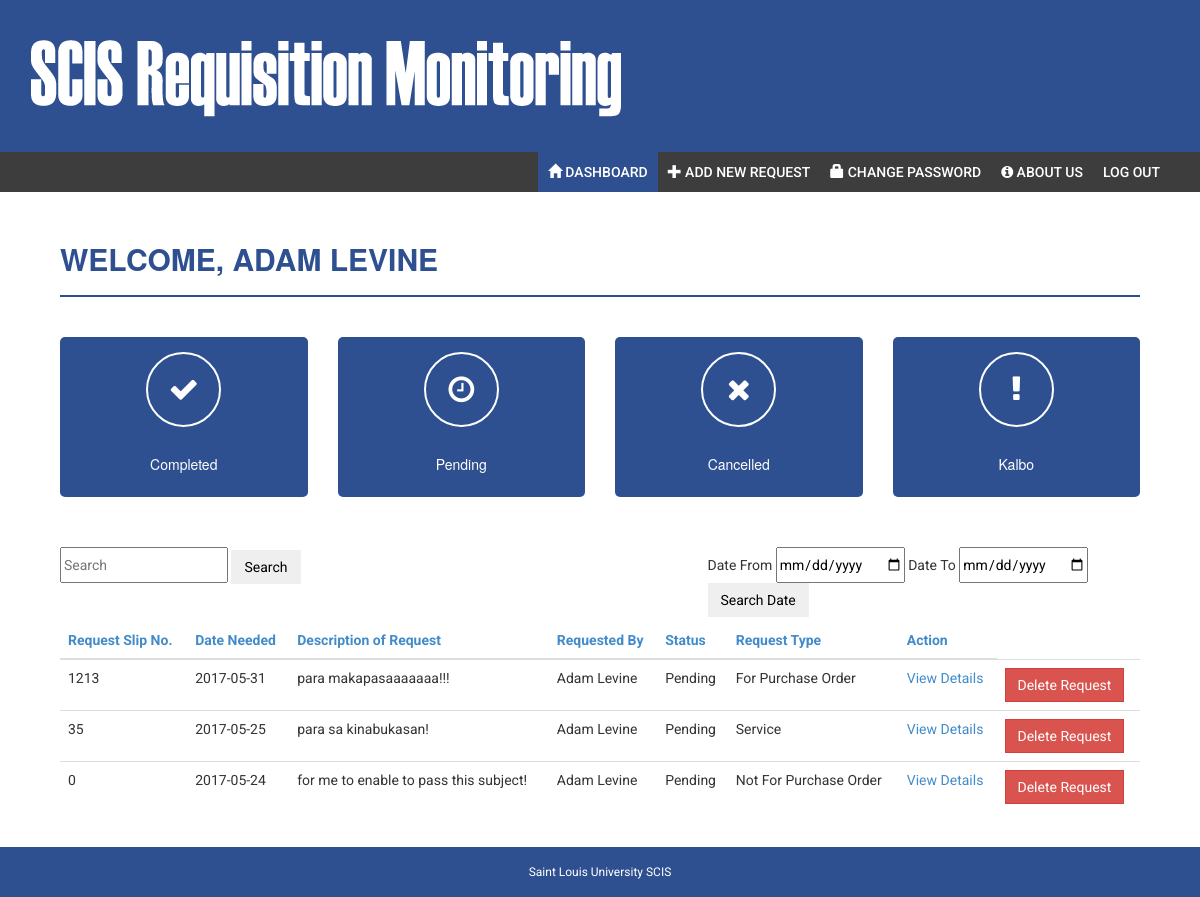
Page /dashboard/dashboard.php (signed in) on the committed database.
### tables this page shows
CREATE TABLE `user_details` (
  `id` int(11) NOT NULL AUTO_INCREMENT,
  `user_id` int(11) NOT NULL COMMENT 'users.id',
  `firstname` varchar(255) NOT NULL,
  `lastname` varchar(255) NOT NULL,
  `created_at` timestamp NOT NULL DEFAULT CURRENT_TIMESTAMP ON UPDATE CURRENT_TIMESTAMP,
  `updated_at` timestamp NOT NULL DEFAULT '0000-00-00 00:00:00',
  PRIMARY KEY (`id`),
  KEY `user_id` (`user_id`),
  CONSTRAINT `user_details_fk` FOREIGN KEY (`user_id`) REFERENCES `users` (`id`) ON DELETE CASCADE ON UPDATE CASCADE
);

CREATE TABLE `request_slip` (
  `id` int(11) NOT NULL AUTO_INCREMENT,
  `rs_no` int(111) NOT NULL,
  `requested_by` varchar(255) NOT NULL COMMENT 'users.id',
  `date_needed` date DEFAULT NULL,
  `time_needed` varchar(10) DEFAULT '12:00 AM',
  `created_at` timestamp NOT NULL DEFAULT CURRENT_TIMESTAMP ON UPDATE CURRENT_TIMESTAMP,
  `updated_at` timestamp NULL DEFAULT NULL,
  `purpose` text NOT NULL COMMENT 'another word for reason',
  `status` varchar(255) NOT NULL COMMENT 'pending/cancelled/forPO/delivered/in-progrees/completed',
  `type` enum('ItemsNoPO','PO','Service') NOT NULL COMMENT 'The category',
  `ConcernedOffice` varchar(45) DEFAULT NULL,
  PRIMARY KEY (`id`)
);

### dashboard/dashboard.php (the view, shortened to what this page needs)
<?php
include '../authorization.php';
$username=$_SESSION['username'];
$query = "SELECT * from users inner join user_details on users.id=user_details.id where username='$username'";
$queryAct = mysqli_query($conn, $query);
$queryArr = mysqli_fetch_array($queryAct);
?>
<!DOCTYPE html>
<html>
<head>
        <link href="../bootstrap/css/bootstrap.min.css" rel="stylesheet">
        <link rel="stylesheet" href="../assets/css/style.css">
        <link rel="stylesheet" href="../assets/css/font-awesome.css">
</head>
<body>
    <?php
                include "../header.php";
    ?>
    <section class="menu-section">
        <div class="container">
            <div class="row">
                <div class="col-md-12">
                    <div class="navbar-collapse collapse ">
                        <ul id="menu-top" class="nav navbar-nav navbar-right">
                            <li><a class="menu-top-active" href="dashboard.php"><i class="glyphicon glyphicon-home"></i> Dashboard</a></li>
                            <li><a href="addrequest.php"><i class="glyphicon glyphicon-plus"></i> Add New Request</a></li>
                            <li><a data-toggle="modal" data-target="#changepass"><i class="glyphicon glyphicon-lock"></i> Change password</a></li>
                            <li><a href=""><i class="fa fa-info-circle"></i> About Us</a></li>
                            <li><a href="../logout.php">Log out</a></li>
                        </ul>
                    </div>
                </div>
            </div>
        </div>
    </section>
    <br>
<div class="page-content">
           <div class="row">
                <div class="col-md-12">
                    <?php echo"<h1 class='page-head-line'>Welcome, ".$queryArr['firstname'] . ' ' . $queryArr['lastname'] . '</h1>';?>
                </div>
            </div>
                <div class="content-box-large">
                    <div class="row">
                 <div class="col-md-3 col-sm-3 col-xs-6">
                    <div class="dashboard-div-wrapper bk-clr-one">
                        <i  class="fa fa-check dashboard-div-icon" ></i>
                         <h5>Completed </h5>
                    </div>
                </div>
                 <div class="col-md-3 col-sm-3 col-xs-6">
                    <div class="dashboard-div-wrapper bk-clr-one">
                        <i  class="fa fa-clock-o dashboard-div-icon" ></i>
                         <h5>Pending </h5>
                    </div>
                </div>
                 <div class="col-md-3 col-sm-3 col-xs-6">
                    <div class="dashboard-div-wrapper bk-clr-two">
                        <i class="fa fa-close dashboard-div-icon" ></i>
                         <h5>Cancelled </h5>
                    </div>
                </div>
                 <div class="col-md-3 col-sm-3 col-xs-6">
                    <div class="dashboard-div-wrapper bk-clr-three">
                        <i  class="fa fa-exclamation dashboard-div-icon" ></i>
                         <h5>Kalbo </h5>
                    </div>
                </div>
</div>
            <div class="row">
                       <form method="POST" class="form-inline">
    <span>
        <div class="col-md-7">
	<input type="text" name="searchBar" placeholder="Search">
            <button class="btn" type="submit" name="searchButton" value="Search">Search</button>
        </div>
    <div class="col-md-5" id="spacer">
	Date From
	<input type="date" name="dateFrom" >
	Date To
	<input type="date" name="dateTo">
        <Button class="btn" type="submit" name="searchDate" value="Search Date" >Search Date</Button>
            </div>
    </span>
    </form>
                  <br>
<br>
                    <div class="panel-body">
                                     <?php
	if (isset($_POST['searchButton'])) {
		$request_search = "SELECT
    rs.id,
    rs_no,
    requested_by,
    date_needed,
    purpose,
    rs.status,
    type,
    srv.description as serviceDes,
    po.description as poDes,
    npo.description as npoDes
FROM
    request_slip rs
        LEFT JOIN
    services srv ON rs.id = srv.requestID
        LEFT JOIN
    purchase_order pur ON rs.id = pur.request_id
        LEFT JOIN
    itemspo po ON po.poid = pur.id
        LEFT JOIN
    itemsnotpo npo ON npo.request_slip_no = rs.id
WHERE
    rs_no LIKE '%".$searchBar. "%'
        OR requested_by LIKE '%".$searchBar. "%'
        OR purpose LIKE '%".$searchBar. "%'
        OR rs.status LIKE '%".$searchBar. "%'
        OR rs.type LIKE '%".$searchBar. "%'
        OR srv.description LIKE '%".$searchBar. "%'
        OR srv.remarks LIKE '%".$searchBar. "%'
        OR srv.service_provider LIKE '%".$searchBar. "%'
        OR po.description LIKE '%".$searchBar. "%'
        OR po.remarks LIKE '%".$searchBar. "%'
        OR po.supplier_po LIKE '%".$searchBar. "%'
        OR npo.description LIKE '%".$searchBar. "%'
        OR npo.supplier LIKE '%".$searchBar. "%'
        OR npo.remarks LIKE '%".$searchBar. "%' group by rs_no";
        $request_searchQ = mysqli_query($conn,$request_search) or die(mysqli_error($conn));
?>
<br>
<?php
        while($searchrow = mysqli_fetch_array($request_searchQ)){
            ?>
                        <div class='table-responsive'>
                            <table class='table table-hover'>
                                <thead>
                                    <tr>
                                        <th>Request Slip No.</th>
                                        <th>Date Needed</th>
                                        <th>Description of Request</th>
                                       <th>Item Name</th>
                                        <th id="fakelink">Requested By</th>
                                        <th>Status</th>
                                        <th>Request Type</th>
                                        <th>Action</th>
                                    </tr>
                                </thead>
<?php
            echo "<tr><td> " . $searchrow['rs_no'] . "</td>";
            echo "<td>" . $searchrow['date_needed'] . "</td>";
            echo "<td>" . $searchrow['purpose'] . "</td>";
            if($searchrow['type'] == 'ItemsNoPO'){
                echo "<td>" . $searchrow['npoDes'] . "</td>";
            }else if($searchrow['type'] == 'PO'){
                echo "<td>" . $searchrow['poDes'] . "</td>";
            }else{
                echo "<td>" . $searchrow['serviceDes'] . "</td>";
            }
            echo "<td>" . $searchrow['requested_by']. " </td>";
            echo "<td>" . $searchrow['status'] . "</td>";
            if($searchrow['type'] == 'ItemsNoPO'){
                echo "<td> Not For Purchase Order </td>";
            }else if($searchrow['type'] == 'PO'){
                echo "<td> For Purchase Order </td>";
            }else{
                echo "<td> Service </td>";
            }
            echo "<td><a href='view_details.php?request_id=". $searchrow['id'] . "'>View Details </a></td>";
            echo "<form method ='POST'  onsubmit='return delConfirm(".$searchrow['rs_no'].")' >";
            echo "<td><button type='submit' class ='btn btn-danger' name ='requestDel' value='". $searchrow['id'] . "'>Delete Request</button></td></tr></form>";
        }
	} else {
	    if(isset($_GET['order'])){
	        $order = $_GET['order'];
        }else{
	        $order = 'updated_at';
        }
        if(isset($_GET['sort'])){
	        $sort = $_GET['sort'];
        }else{
            $sort = 'DESC';
        }
		$request_search = "SELECT * from request_slip order by $order $sort";
	$request_searchQ = mysqli_query($conn,$request_search) or die(mysqli_error($conn));
	if(mysqli_num_rows($request_searchQ) > 0){
    $sort == 'DESC' ? $sort = 'ASC' : $sort = 'DESC';
        ?>
                        <div class="table-responsive">
                                    <table class="table table-hover">
                                        <thead>
                                        <tr>
                                        <th><a href='?order=rs_no&&sort=<?php echo $sort?>'>Request Slip No.</a></th>
                                            <th><a href='?order=date_needed&&sort=<?php echo $sort?>'>Date Needed</a></th>
                                            <th><a href='?order=purpose&&sort=<?php echo $sort?>'>Description of Request</a></th>
                                        <th id="fakelink">Requested By</th>
                                            <th><a href='?order=status&&sort=<?php echo $sort?>'>Status</a></th>
                                            <th><a href='?order=type&&sort=<?php echo $sort?>'>Request Type</a></th>
                                        <th>Action</th>
                                        </tr>
                                        </thead>
                                        <?php
                                        while ($searchrow = mysqli_fetch_array($request_searchQ)) {
                                            echo "<tr><td> " . $searchrow['rs_no'] . "</td>";
                                            echo "<td>" . $searchrow['date_needed'] . "</td>";
                                            echo "<td>" . $searchrow['purpose'] . "</td>";
                                            echo "<td>" . $searchrow['requested_by'] . " </td>";
                                            echo "<td>" . $searchrow['status'] . "</td>";
                                            if ($searchrow['type'] == 'ItemsNoPO') {
                                                echo "<td> Not For Purchase Order </td>";
                                            } else if ($searchrow['type'] == 'PO') {
                                                echo "<td> For Purchase Order </td>";
                                            } else {
                                                echo "<td> Service </td>";
                                            }
                                            echo "<td><a href='view_details.php?request_id=" . $searchrow['id'] . "'>View Details </a></td>";
                                            echo "<form onsubmit='return delConfirm(" . $searchrow['rs_no'] . ")' method ='POST'>";
                                            echo "<td><button type='submit' class ='btn btn-danger' name ='requestDel' value='" . $searchrow['id'] . "'>Delete Request</button></td></tr></form>";
                                        }
                                        }
	}
	?>
                            </table>
                                </div>
                        </div>
                    </div>
                </div>
            </div>
<footer>
         <div class="container">
            <div class="copy text-center">
               Saint Louis University SCIS
            </div>
         </div>
      </footer>
</body>
</html>

### header.php (shortened to what this page needs)
<!DOCTYPE html>
<html lang="en">
<head>
</head>
<body>
    <div class="navbar navbar-inverse set-radius-zero">
        <div class="container">
            <div class="navbar-header">
                    <div> <img class="mansanas" src="../assets/img/banner.png" /></div>
                </div>
        </div>
    </div>
</body>
</html>

### assets/css/style.css (style rules this page uses)
body { font-family: 'Roboto', sans-serif; line-height: 30px; }
.set-radius-zero { border-radius: 0px; -moz-border-radius: 0px; -webkit-border-radius: 0px; }
.page-head-line { font-weight: 900; padding-bottom: 20px; border-bottom: 2px solid #2E5090; text-transform: uppercase; color: #2E5090; font-size: 30px; margin-bottom: 40px; }
.btn { border-radius: 0px; -webkit-border-radius: 0px; -moz-border-radius: 0px; }
.menu-section { background-color: #3D3D3D; }
#menu-top a { color: #FFF; text-decoration: none; font-weight: 500; padding: 10px 10px 10px 10px; text-transform: uppercase; }
.menu-top-active { background-color: #2E5090; }
.navbar-inverse { background-color: #2E5090 ; border-color: transparent; }
.navbar { margin-bottom: 0px; }
footer { padding: 10px; color: #fff; font-size: 12px; background-color: #2E5090; }
.bk-clr-one { background-color: #2E5090; }
.bk-clr-two { background-color: #2E5090; }
.bk-clr-three { background-color: #2E5090; }
.dashboard-div-icon { height: 75px; width: 75px; border: 2px solid #fff; padding: 20px; border-radius: 50%; -webkit-border-radius:50%; -moz-border-radius:50%; font-size: 60px; margin-bottom: 20px; color: #fff; }
.dashboard-div-wrapper { border-radius: 5px; text-align: center; padding: 15px; color: #fff; margin-bottom: 50px; }
.dashboard-div-wrapper i { font-size: 30px; }
.page-content { width: 90%; margin-left: 5%; }
#fakelink { color: #428bca; }
th { color: #428bca; }

### rows in the picture
user_details: firstname "ADAM", lastname "LEVINE"
request_slip: rs_no "1213", date_needed "2017-05-31", purpose "para makapasaaaaaaa!!!", requested_by "Adam Levine", status "Pending", type "For Purchase Order", $searchrow['id'] 2 (drawn)
request_slip: rs_no "35", date_needed "2017-05-25", purpose "para sa kinabukasan!", requested_by "Adam Levine", status "Pending", type "Service", $searchrow['id'] 3 (drawn)
request_slip: rs_no "0", date_needed "2017-05-24", purpose "for me to enable to pass this subject!", requested_by "Adam Levine", status "Pending", type "Not For Purchase Order", $searchrow['id'] 1 (drawn)
